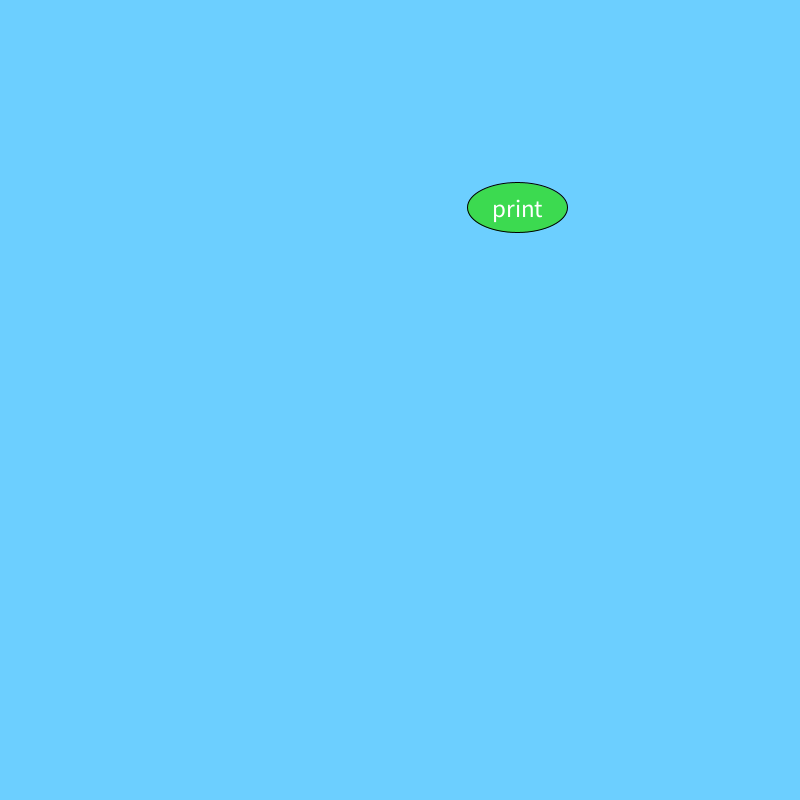
Frame 1 (no input)
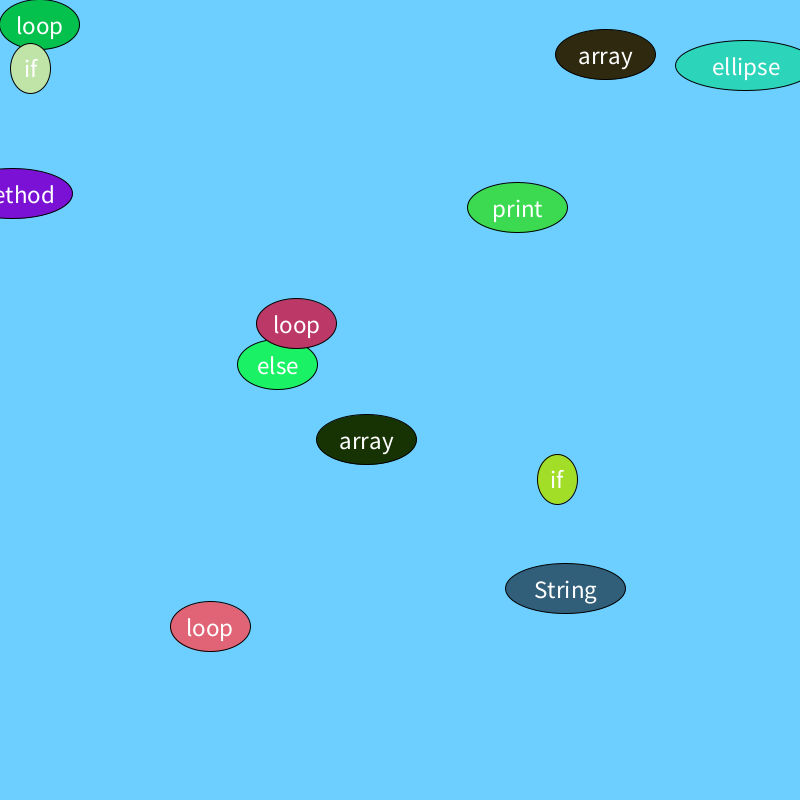
Frame 60 (the mouse pressed at the canvas centre just before this capture)
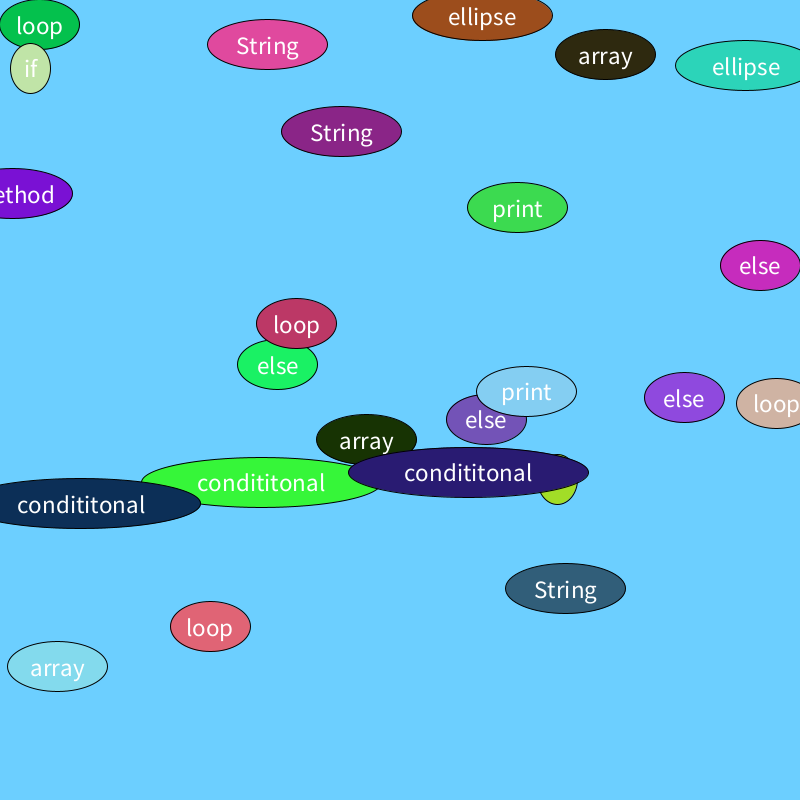
Frame 120 (the mouse held since frame 60 and released just before this capture)

The Processing sketch that drew these frames (run headless with seeded random() and noise(); from frame 60 on, the mouse is pressed at the canvas centre):

// Processing sketch: word_bubbler
// ── word_bubbler.pde
int timer = 0;
String[] words = {"ellipse", "String", "loop", "array", "method", "if", "else", "condititonal", "processing", "print"};
String textHolder = "";

void setup()
{
  size(800, 800);
  background(108, 207, 255);
  textAlign(CENTER, CENTER);
  textSize(25);
}

void draw()
{
  if (timer > 0)
  {
    timer--;
  }
  
  if (timer == 0)
  {
    float xPos;
    float yPos;
    xPos = random(0, width);
    yPos = random(0, height);
    
    setRandomText();
    drawBubble(xPos, yPos);
    drawWord(xPos, yPos);
    
    timer = 5;
  }
}

void setRandomText()
{
  textHolder = words[(int)random(0, words.length)];
}

void drawBubble(float x, float y)
{
  stroke(0);
  fill(random(0, 255), random(0, 255), random(0, 255));
  
  ellipse(x, y, textHolder.length() * 20, 50);
}

void drawWord(float x, float y)
{
  fill(255);
  text(textHolder, x, y);
}

void mousePressed()
{
  background(108, 207, 255);
}

void mouseMoved()
{
  fill(108, 207, 255);
  noStroke();
  ellipse(mouseX, mouseY, 100, 100);
}
